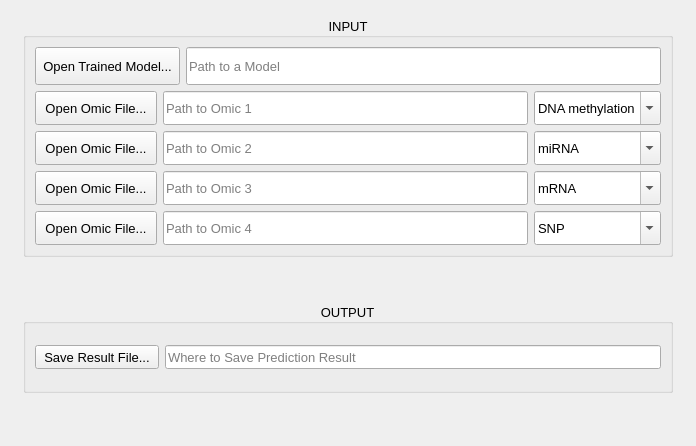
     <widget class="QWidget" name="tab_trained_model">
      <attribute name="title">
       <string>Phenotypic Prediction</string>
      </attribute>
      <layout class="QGridLayout" name="gridLayout_5">
       <item row="2" column="1">
        <spacer name="verticalSpacer_5">
         <property name="orientation">
          <enum>Qt::Vertical</enum>
         </property>
         <property name="sizeType">
          <enum>QSizePolicy::MinimumExpanding</enum>
         </property>
         <property name="sizeHint" stdset="0">
          <size>
           <width>20</width>
           <height>40</height>
          </size>
         </property>
        </spacer>
       </item>
       <item row="4" column="1">
        <spacer name="verticalSpacer_11">
         <property name="orientation">
          <enum>Qt::Vertical</enum>
         </property>
         <property name="sizeHint" stdset="0">
          <size>
           <width>20</width>
           <height>42</height>
          </size>
         </property>
        </spacer>
       </item>
       <item row="1" column="0">
        <spacer name="horizontalSpacer_5">
         <property name="orientation">
          <enum>Qt::Horizontal</enum>
         </property>
         <property name="sizeType">
          <enum>QSizePolicy::MinimumExpanding</enum>
         </property>
         <property name="sizeHint" stdset="0">
          <size>
           <width>12</width>
           <height>20</height>
          </size>
         </property>
        </spacer>
       </item>
       <item row="1" column="1">
        <widget class="QGroupBox" name="groupBox_input_2">
         <property name="sizePolicy">
          <sizepolicy hsizetype="Expanding" vsizetype="Expanding">
           <horstretch>1</horstretch>
           <verstretch>1</verstretch>
          </sizepolicy>
         </property>
         <property name="minimumSize">
          <size>
           <width>650</width>
           <height>240</height>
          </size>
         </property>
         <property name="font">
          <font>
           <family>Arial</family>
           <pointsize>10</pointsize>
           <weight>50</weight>
           <bold>false</bold>
          </font>
         </property>
         <property name="locale">
          <locale language="English" country="UnitedStates"/>
         </property>
         <property name="title">
          <string>INPUT</string>
         </property>
         <property name="alignment">
          <set>Qt::AlignCenter</set>
         </property>
         <property name="flat">
          <bool>false</bool>
         </property>
         <layout class="QGridLayout" name="gridLayout_10" rowstretch="1,4">
          <item row="0" column="0">
           <layout class="QGridLayout" name="gridLayout_8" columnstretch="1,5">
            <item row="0" column="1">
             <widget class="QLineEdit" name="lineEdit_pathModel">
              <property name="sizePolicy">
               <sizepolicy hsizetype="MinimumExpanding" vsizetype="MinimumExpanding">
                <horstretch>1</horstretch>
                <verstretch>1</verstretch>
               </sizepolicy>
              </property>
              <property name="minimumSize">
               <size>
                <width>0</width>
                <height>24</height>
               </size>
              </property>
              <property name="font">
               <font>
                <family>Arial</family>
                <pointsize>10</pointsize>
                <weight>50</weight>
                <bold>false</bold>
               </font>
              </property>
              <property name="toolTip">
               <string>&lt;html&gt;&lt;head/&gt;&lt;body&gt;&lt;p&gt;Please select a model (pth file)&lt;/p&gt;&lt;/body&gt;&lt;/html&gt;</string>
              </property>
              <property name="locale">
               <locale language="English" country="UnitedStates"/>
              </property>
              <property name="placeholderText">
               <string>Path to a Model</string>
              </property>
              <property name="clearButtonEnabled">
               <bool>true</bool>
              </property>
             </widget>
            </item>
            <item row="0" column="0">
             <widget class="QToolButton" name="toolButton_fopenModel">
              <property name="sizePolicy">
               <sizepolicy hsizetype="MinimumExpanding" vsizetype="MinimumExpanding">
                <horstretch>1</horstretch>
                <verstretch>1</verstretch>
               </sizepolicy>
              </property>
              <property name="font">
               <font>
                <family>Arial</family>
                <pointsize>10</pointsize>
                <weight>50</weight>
                <italic>false</italic>
                <bold>false</bold>
                <underline>false</underline>
               </font>
              </property>
              <property name="text">
               <string>Open Trained Model...</string>
              </property>
              <property name="autoRaise">
               <bool>false</bool>
              </property>
             </widget>
            </item>
           </layout>
          </item>
          <item row="1" column="0">
           <layout class="QGridLayout" name="gridLayout" columnstretch="1,2,1,1">
            <item row="1" column="0">
             <widget class="QToolButton" name="toolButton_fopen_2_2">
              <property name="sizePolicy">
               <sizepolicy hsizetype="MinimumExpanding" vsizetype="MinimumExpanding">
                <horstretch>1</horstretch>
                <verstretch>1</verstretch>
               </sizepolicy>
              </property>
              <property name="font">
               <font>
                <family>Arial</family>
                <pointsize>10</pointsize>
                <weight>50</weight>
                <italic>false</italic>
                <bold>false</bold>
                <underline>false</underline>
               </font>
              </property>
              <property name="text">
               <string>Open Omic File...</string>
              </property>
              <property name="autoRaise">
               <bool>false</bool>
              </property>
             </widget>
            </item>
            <item row="3" column="3">
             <widget class="QComboBox" name="comboBox_omic_2_4">
              <property name="sizePolicy">
               <sizepolicy hsizetype="MinimumExpanding" vsizetype="MinimumExpanding">
                <horstretch>1</horstretch>
                <verstretch>1</verstretch>
               </sizepolicy>
              </property>
              <property name="font">
               <font>
                <family>Arial</family>
                <pointsize>10</pointsize>
                <weight>50</weight>
                <bold>false</bold>
               </font>
              </property>
              <property name="editable">
               <bool>true</bool>
              </property>
              <item>
               <property name="text">
                <string>SNP</string>
               </property>
              </item>
              <item>
               <property name="text">
                <string>DNA methylation</string>
               </property>
              </item>
              <item>
               <property name="text">
                <string>mRNA</string>
               </property>
              </item>
              <item>
               <property name="text">
                <string>miRNA</string>
               </property>
              </item>
             </widget>
            </item>
            <item row="0" column="3">
             <widget class="QComboBox" name="comboBox_omic_2_1">
              <property name="sizePolicy">
               <sizepolicy hsizetype="MinimumExpanding" vsizetype="MinimumExpanding">
                <horstretch>1</horstretch>
                <verstretch>1</verstretch>
               </sizepolicy>
              </property>
              <property name="font">
               <font>
                <family>Arial</family>
                <pointsize>10</pointsize>
                <weight>50</weight>
                <bold>false</bold>
               </font>
              </property>
              <property name="editable">
               <bool>true</bool>
              </property>
              <item>
               <property name="text">
                <string>DNA methylation</string>
               </property>
              </item>
              <item>
               <property name="text">
                <string>miRNA</string>
               </property>
              </item>
              <item>
               <property name="text">
                <string>mRNA</string>
               </property>
              </item>
              <item>
               <property name="text">
                <string>SNP</string>
               </property>
              </item>
             </widget>
            </item>
            <item row="1" column="3">
             <widget class="QComboBox" name="comboBox_omic_2_2">
              <property name="sizePolicy">
               <sizepolicy hsizetype="MinimumExpanding" vsizetype="MinimumExpanding">
                <horstretch>1</horstretch>
                <verstretch>1</verstretch>
               </sizepolicy>
              </property>
              <property name="font">
               <font>
                <family>Arial</family>
                <pointsize>10</pointsize>
                <weight>50</weight>
                <bold>false</bold>
               </font>
              </property>
              <property name="editable">
               <bool>true</bool>
              </property>
              <item>
               <property name="text">
                <string>miRNA</string>
               </property>
              </item>
              <item>
               <property name="text">
                <string>DNA methylation</string>
               </property>
              </item>
              <item>
               <property name="text">
                <string>mRNA</string>
               </property>
              </item>
              <item>
               <property name="text">
                <string>SNP</string>
               </property>
              </item>
             </widget>
            </item>
            <item row="1" column="1" colspan="2">
             <widget class="QLineEdit" name="lineEdit_om_2_2">
              <property name="sizePolicy">
               <sizepolicy hsizetype="MinimumExpanding" vsizetype="MinimumExpanding">
                <horstretch>1</horstretch>
                <verstretch>1</verstretch>
               </sizepolicy>
              </property>
              <property name="minimumSize">
               <size>
                <width>0</width>
                <height>24</height>
               </size>
              </property>
              <property name="font">
               <font>
                <family>Arial</family>
                <pointsize>10</pointsize>
                <weight>50</weight>
                <bold>false</bold>
               </font>
              </property>
              <property name="locale">
               <locale language="English" country="UnitedStates"/>
              </property>
              <property name="placeholderText">
               <string>Path to Omic 2</string>
              </property>
              <property name="clearButtonEnabled">
               <bool>true</bool>
              </property>
             </widget>
            </item>
            <item row="2" column="1" colspan="2">
             <widget class="QLineEdit" name="lineEdit_om_2_3">
              <property name="sizePolicy">
               <sizepolicy hsizetype="MinimumExpanding" vsizetype="MinimumExpanding">
                <horstretch>1</horstretch>
                <verstretch>1</verstretch>
               </sizepolicy>
              </property>
              <property name="minimumSize">
               <size>
                <width>0</width>
                <height>24</height>
               </size>
              </property>
              <property name="font">
               <font>
                <family>Arial</family>
                <pointsize>10</pointsize>
                <weight>50</weight>
                <bold>false</bold>
               </font>
              </property>
              <property name="locale">
               <locale language="English" country="UnitedStates"/>
              </property>
              <property name="placeholderText">
               <string>Path to Omic 3</string>
              </property>
              <property name="clearButtonEnabled">
               <bool>true</bool>
              </property>
             </widget>
            </item>
            <item row="2" column="3">
             <widget class="QComboBox" name="comboBox_omic_2_3">
              <property name="sizePolicy">
               <sizepolicy hsizetype="MinimumExpanding" vsizetype="MinimumExpanding">
                <horstretch>1</horstretch>
                <verstretch>1</verstretch>
               </sizepolicy>
              </property>
              <property name="font">
               <font>
                <family>Arial</family>
                <pointsize>10</pointsize>
                <weight>50</weight>
                <bold>false</bold>
               </font>
              </property>
              <property name="editable">
               <bool>true</bool>
              </property>
              <item>
               <property name="text">
                <string>mRNA</string>
               </property>
              </item>
              <item>
               <property name="text">
                <string>miRNA</string>
               </property>
              </item>
              <item>
               <property name="text">
                <string>DNA methylation</string>
               </property>
              </item>
              <item>
               <property name="text">
                <string>SNP</string>
               </property>
              </item>
             </widget>
            </item>
            <item row="3" column="1" colspan="2">
             <widget class="QLineEdit" name="lineEdit_om_2_4">
              <property name="sizePolicy">
               <sizepolicy hsizetype="MinimumExpanding" vsizetype="MinimumExpanding">
                <horstretch>1</horstretch>
                <verstretch>1</verstretch>
               </sizepolicy>
              </property>
              <property name="minimumSize">
               <size>
                <width>0</width>
                <height>24</height>
               </size>
              </property>
              <property name="font">
               <font>
                <family>Arial</family>
                <pointsize>10</pointsize>
                <weight>50</weight>
                <bold>false</bold>
               </font>
              </property>
              <property name="locale">
               <locale language="English" country="UnitedStates"/>
              </property>
              <property name="placeholderText">
               <string>Path to Omic 4</string>
              </property>
              <property name="clearButtonEnabled">
               <bool>true</bool>
              </property>
             </widget>
            </item>
            <item row="0" column="0">
             <widget class="QToolButton" name="toolButton_fopen_2_1">
              <property name="sizePolicy">
               <sizepolicy hsizetype="MinimumExpanding" vsizetype="MinimumExpanding">
                <horstretch>1</horstretch>
                <verstretch>1</verstretch>
               </sizepolicy>
              </property>
              <property name="font">
               <font>
                <family>Arial</family>
                <pointsize>10</pointsize>
                <weight>50</weight>
                <italic>false</italic>
                <bold>false</bold>
                <underline>false</underline>
               </font>
              </property>
              <property name="text">
               <string>Open Omic File...</string>
              </property>
              <property name="autoRaise">
               <bool>false</bool>
              </property>
             </widget>
            </item>
            <item row="2" column="0">
             <widget class="QToolButton" name="toolButton_fopen_2_3">
              <property name="sizePolicy">
               <sizepolicy hsizetype="MinimumExpanding" vsizetype="MinimumExpanding">
                <horstretch>1</horstretch>
                <verstretch>1</verstretch>
               </sizepolicy>
              </property>
              <property name="font">
               <font>
                <family>Arial</family>
                <pointsize>10</pointsize>
                <weight>50</weight>
                <italic>false</italic>
                <bold>false</bold>
                <underline>false</underline>
               </font>
              </property>
              <property name="text">
               <string>Open Omic File...</string>
              </property>
              <property name="autoRaise">
               <bool>false</bool>
              </property>
             </widget>
            </item>
            <item row="0" column="1" colspan="2">
             <widget class="QLineEdit" name="lineEdit_om_2_1">
              <property name="sizePolicy">
               <sizepolicy hsizetype="MinimumExpanding" vsizetype="MinimumExpanding">
                <horstretch>1</horstretch>
                <verstretch>1</verstretch>
               </sizepolicy>
              </property>
              <property name="minimumSize">
               <size>
                <width>0</width>
                <height>24</height>
               </size>
              </property>
              <property name="font">
               <font>
                <family>Arial</family>
                <pointsize>10</pointsize>
                <weight>50</weight>
                <bold>false</bold>
               </font>
              </property>
              <property name="locale">
               <locale language="English" country="UnitedStates"/>
              </property>
              <property name="placeholderText">
               <string>Path to Omic 1</string>
              </property>
              <property name="clearButtonEnabled">
               <bool>true</bool>
              </property>
             </widget>
            </item>
            <item row="3" column="0">
             <widget class="QToolButton" name="toolButton_fopen_2_4">
              <property name="sizePolicy">
               <sizepolicy hsizetype="MinimumExpanding" vsizetype="MinimumExpanding">
                <horstretch>1</horstretch>
                <verstretch>1</verstretch>
               </sizepolicy>
              </property>
              <property name="font">
               <font>
                <family>Arial</family>
                <pointsize>10</pointsize>
                <weight>50</weight>
                <italic>false</italic>
                <bold>false</bold>
                <underline>false</underline>
               </font>
              </property>
              <property name="text">
               <string>Open Omic File...</string>
              </property>
              <property name="autoRaise">
               <bool>false</bool>
              </property>
             </widget>
            </item>
           </layout>
          </item>
         </layout>
        </widget>
       </item>
       <item row="3" column="1">
        <widget class="QGroupBox" name="groupBox_output_2">
         <property name="sizePolicy">
          <sizepolicy hsizetype="MinimumExpanding" vsizetype="MinimumExpanding">
           <horstretch>1</horstretch>
           <verstretch>1</verstretch>
          </sizepolicy>
         </property>
         <property name="minimumSize">
          <size>
           <width>650</width>
           <height>90</height>
          </size>
         </property>
         <property name="font">
          <font>
           <family>Arial</family>
           <pointsize>10</pointsize>
           <weight>50</weight>
           <bold>false</bold>
          </font>
         </property>
         <property name="locale">
          <locale language="English" country="UnitedStates"/>
         </property>
         <property name="title">
          <string>OUTPUT</string>
         </property>
         <property name="alignment">
          <set>Qt::AlignCenter</set>
         </property>
         <layout class="QGridLayout" name="gridLayout_3" rowstretch="3,2,3">
          <item row="0" column="0">
           <spacer name="verticalSpacer_7">
            <property name="orientation">
             <enum>Qt::Vertical</enum>
            </property>
            <property name="sizeType">
             <enum>QSizePolicy::Expanding</enum>
            </property>
            <property name="sizeHint" stdset="0">
             <size>
              <width>20</width>
              <height>8</height>
             </size>
            </property>
           </spacer>
          </item>
          <item row="1" column="0">
           <layout class="QHBoxLayout" name="horizontalLayout_2" stretch="1,4">
            <item>
             <widget class="QToolButton" name="toolButton_fout_2">
              <property name="sizePolicy">
               <sizepolicy hsizetype="MinimumExpanding" vsizetype="MinimumExpanding">
                <horstretch>1</horstretch>
                <verstretch>1</verstretch>
               </sizepolicy>
              </property>
              <property name="font">
               <font>
                <family>Arial</family>
                <pointsize>10</pointsize>
                <weight>50</weight>
                <italic>false</italic>
                <bold>false</bold>
                <underline>false</underline>
               </font>
              </property>
              <property name="text">
               <string>Save Result File...</string>
              </property>
              <property name="autoRaise">
               <bool>false</bool>
              </property>
             </widget>
            </item>
            <item>
             <widget class="QLineEdit" name="lineEdit_output_2">
              <property name="sizePolicy">
               <sizepolicy hsizetype="MinimumExpanding" vsizetype="MinimumExpanding">
                <horstretch>1</horstretch>
                <verstretch>1</verstretch>
               </sizepolicy>
              </property>
              <property name="minimumSize">
               <size>
                <width>0</width>
                <height>24</height>
               </size>
              </property>
              <property name="font">
               <font>
                <family>Arial</family>
                <pointsize>10</pointsize>
                <weight>50</weight>
                <bold>false</bold>
               </font>
              </property>
              <property name="locale">
               <locale language="English" country="UnitedStates"/>
              </property>
              <property name="text">
               <string/>
              </property>
              <property name="placeholderText">
               <string>Where to Save Prediction Result</string>
              </property>
              <property name="clearButtonEnabled">
               <bool>true</bool>
              </property>
             </widget>
            </item>
           </layout>
          </item>
          <item row="2" column="0">
           <spacer name="verticalSpacer_8">
            <property name="orientation">
             <enum>Qt::Vertical</enum>
            </property>
            <property name="sizeType">
             <enum>QSizePolicy::Expanding</enum>
            </property>
            <property name="sizeHint" stdset="0">
             <size>
              <width>20</width>
              <height>8</height>
             </size>
            </property>
           </spacer>
          </item>
         </layout>
        </widget>
       </item>
       <item row="1" column="2">
        <spacer name="horizontalSpacer_11">
         <property name="orientation">
          <enum>Qt::Horizontal</enum>
         </property>
         <property name="sizeType">
          <enum>QSizePolicy::MinimumExpanding</enum>
         </property>
         <property name="sizeHint" stdset="0">
          <size>
           <width>12</width>
           <height>20</height>
          </size>
         </property>
        </spacer>
       </item>
       <item row="0" column="1">
        <spacer name="verticalSpacer_16">
         <property name="orientation">
          <enum>Qt::Vertical</enum>
         </property>
         <property name="sizeType">
          <enum>QSizePolicy::MinimumExpanding</enum>
         </property>
         <property name="sizeHint" stdset="0">
          <size>
           <width>20</width>
           <height>6</height>
          </size>
         </property>
        </spacer>
       </item>
      </layout>
     </widget>
